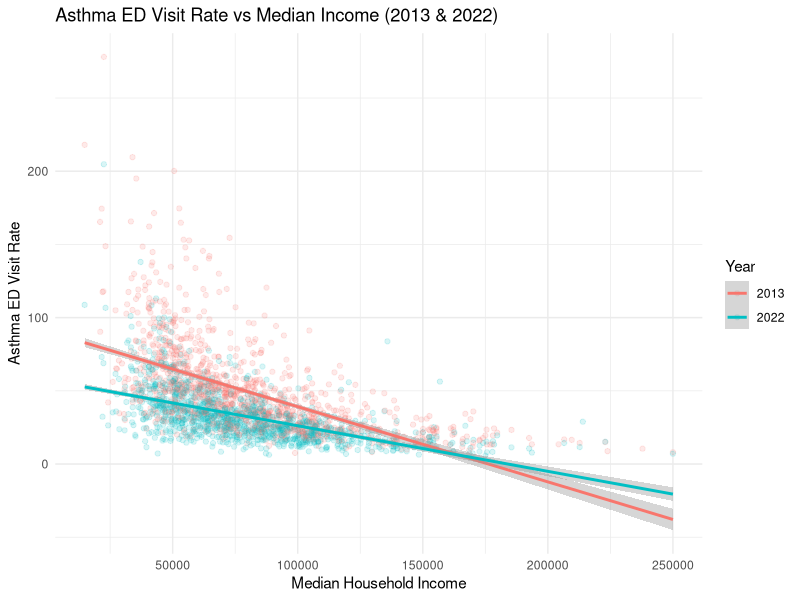

Source code (R):
## ---- chunk 1
knitr::opts_chunk$set(echo = TRUE)
library(ggplot2)
library(magrittr)
library(dplyr)  
## ---- chunk 2
getwd()
EV_data <- read.csv("./Data/data_ZEV_asthmaED_2013_2022.csv")
## ---- chunk 3
#Median income 2013

EV_data_2013 <- EV_data %>%
  filter(yr == 2013)

model_2013 <- lm(Age_Adjusted_Rate_of_Asthma_ED_Visit_Rate ~ HHincomeMedian, data = EV_data_2013)
summary(model_2013)
## ---- chunk 4
#Median income 2022
EV_data_2022 <- EV_data %>%
  filter(yr == 2022)

model_2022 <- lm(Age_Adjusted_Rate_of_Asthma_ED_Visit_Rate ~ HHincomeMedian, data = EV_data_2022)
summary(model_2022)

## ---- chunk 5
EV_subset <- EV_data %>%
  filter(yr %in% c(2013, 2022))

ggplot(EV_subset, aes(x = HHincomeMedian,
                      y = Age_Adjusted_Rate_of_Asthma_ED_Visit_Rate,
                      color = factor(yr))) +
  geom_point(alpha = 0.15) +
  geom_smooth(method = "lm", se = TRUE) +
  labs(title = "Asthma ED Visit Rate vs Median Income (2013 & 2022)",
       x = "Median Household Income",
       y = "Asthma ED Visit Rate",
       color = "Year") +
  theme_minimal()
